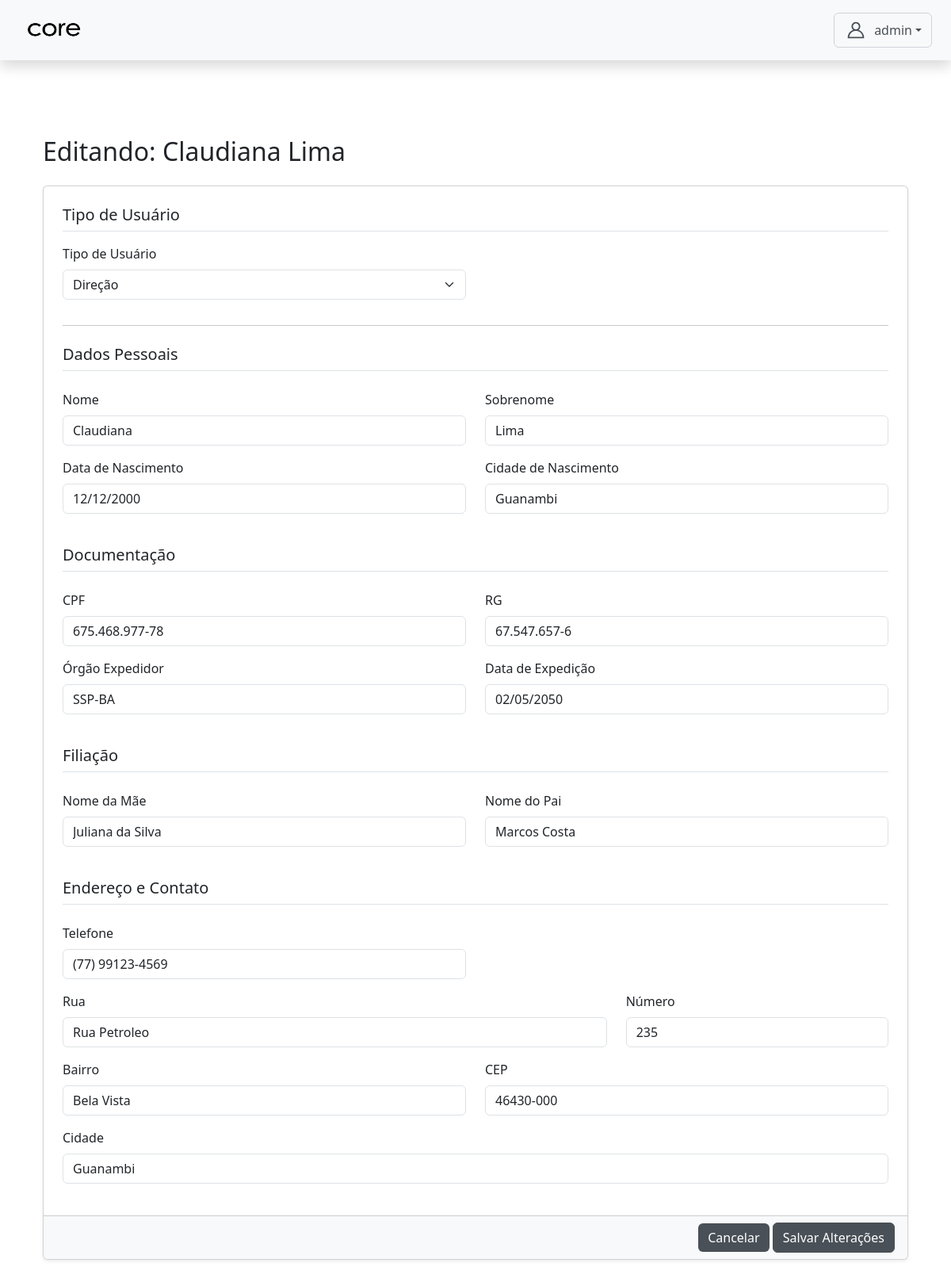
The page /autenticacao/admin/servidores/22/editar/ (signed in) on the database its author committed.
### core/models.py (models this page shows, shortened)
class CustomUser(AbstractUser):
    TIPO_CHOICES = (
        ('admin', 'Admin'),
        ('professor', 'Professor'),
        ('aluno', 'Aluno'),
        ('servidor', 'Servidor'),
        ('direcao', 'Direção'), # <-- 'direcao' está correto
    )
    EIXO_CHOICES = (
        ('SAUDE', 'Eixo da Saúde'),
        ('GESTAO', 'Eixo de Gestão'),
    )
    tipo = models.CharField(max_length=10, choices=TIPO_CHOICES, default='admin')
    eixo = models.CharField(
        max_length=10,
        choices=EIXO_CHOICES,
        null=True,
        blank=True,
        help_text="Eixo ao qual o servidor pertence."
    )
    data_nascimento = models.DateField(null=True, blank=True)
    cpf = models.CharField(max_length=14, unique=True, null=True, blank=True)
    rg = models.CharField(max_length=12, unique=True, null=True, blank=True)
    orgao = models.CharField(max_length=10, null=True, blank=True)
    data_expedicao = models.DateField(null=True, blank=True)
    cidade_nascimento = models.CharField(max_length=100, null=True, blank=True)
    numero_matricula = models.CharField(max_length=20, unique=True, blank=True, null=True)
    nome_pai = models.CharField(max_length=150, blank=True, null=True)
    nome_mae = models.CharField(max_length=150, blank=True, null=True)
    responsavel_matricula = models.CharField(max_length=150, blank=True, null=True)
    endereco_rua = models.CharField(max_length=150, blank=True, null=True)
    endereco_numero = models.CharField(max_length=10, blank=True, null=True)
    endereco_bairro = models.CharField(max_length=100, blank=True, null=True)
    endereco_cidade = models.CharField(max_length=100, blank=True, null=True)
    endereco_cep = models.CharField(max_length=9, blank=True, null=True)
    telefone = models.CharField(max_length=15, blank=True, null=True)
    senha_temporaria = models.BooleanField(default=False)

### autenticacao/views.py (the view)
# urls.py: path('admin/servidores/<int:servidor_id>/editar/', views.editar_servidor, name='editar_servidor'),
@login_required
@role_required('admin')
def editar_servidor(request, servidor_id):
    servidor = get_object_or_404(CustomUser, id=servidor_id, tipo__in=['servidor', 'direcao'])
    if request.method == 'POST':
        form = ServidorCreateForm(request.POST, instance=servidor)
        if form.is_valid():
            tipo_usuario = form.cleaned_data['tipo_usuario']
            eixo = form.cleaned_data.get('eixo')
            user = form.save(commit=False)
            user.tipo = tipo_usuario
            if tipo_usuario == 'servidor':
                user.eixo = eixo
            else:
                user.eixo = None
            user.save()
            messages.success(request, "Dados atualizados com sucesso.")
            return redirect('gerenciar_servidores')
    else:
        initial_data = {'tipo_usuario': servidor.tipo}
        form = ServidorCreateForm(instance=servidor, initial=initial_data)
    context = {
        'form': form,
        'servidor': servidor,
    }
    return render(request, 'admin/servidor_crud/editar_servidor.html', context)

### autenticacao/forms.py (shortened to what this page needs)
class ServidorCreateForm(forms.ModelForm):
    TIPO_USUARIO_CHOICES = (
        ('', '---------'),
        ('servidor', 'Administrativo'),
        ('direcao', 'Direção'),
    )
    tipo_usuario = forms.ChoiceField(
        choices=TIPO_USUARIO_CHOICES,
        label="Tipo de Usuário",
        required=True
    )
    email = forms.EmailField(required=False, label="Email (Opcional)")
    class Meta:
        model = CustomUser
        fields = [
            'first_name', 'last_name', 'eixo', 'email', # 🎯 'email' adicionado
            'data_nascimento', 'cidade_nascimento', 'cpf', 'rg', 'orgao', 'data_expedicao',
            'nome_mae', 'nome_pai',
            'telefone', 'endereco_cep', 'endereco_cidade', 'endereco_bairro', 'endereco_rua', 'endereco_numero',
        ]
    def __init__(self, *args, **kwargs):
        super().__init__(*args, **kwargs)
        if 'eixo' in self.fields:
            self.fields['eixo'].required = False
        field_order = ['tipo_usuario', 'eixo', 'first_name', 'last_name', 'email', 'cpf', 'rg']
        self.order_fields(field_order)

### templates/admin/servidor_crud/editar_servidor.html (shortened to what this page needs)
{% extends 'base.html' %}
{% load static %}
{% load widget_tweaks %}
{% block content %}
<div class="container mt-5">
    <h2 class="mb-4">Editando: {{ servidor.get_full_name }}</h2>
    <form method="post">
        <div class="card shadow-sm">
            <div class="card-body p-4">
                <h5 class="card-title mb-3 border-bottom pb-2">Tipo de Usuário</h5>
                <div class="row">
                    <div class="col-md-6 mb-3">
                        <label class="form-label">{{ form.tipo_usuario.label }}</label>
                        {{ form.tipo_usuario|add_class:"form-select" }}
                    </div>
                </div>
                <hr>
                <h5 class="card-title my-4 border-bottom pb-2">Dados Pessoais</h5>
                <div class="row">
                    <div class="col-md-6 mb-3">
                        <label class="form-label">Nome</label>
                        {{ form.first_name|add_class:"form-control" }}
                    </div>
                    <div class="col-md-6 mb-3">
                        <label class="form-label">Sobrenome</label>
                        {{ form.last_name|add_class:"form-control" }}
                    </div>
                    <div class="col-md-6 mb-3">
                        <label class="form-label">Data de Nascimento</label>
                        {{ form.data_nascimento|add_class:"form-control"|attr:"id:id_data_nascimento" }}
                    </div>
                    <div class="col-md-6 mb-3">
                        <label class="form-label">Cidade de Nascimento</label>
                        {{ form.cidade_nascimento|add_class:"form-control" }}
                    </div>
                </div>
                <h5 class="card-title my-4 border-bottom pb-2">Documentação</h5>
                <div class="row">
                    <div class="col-md-6 mb-3">
                        <label class="form-label">CPF</label>
                        {{ form.cpf|add_class:"form-control" }}
                    </div>
                    <div class="col-md-6 mb-3">
                        <label class="form-label">RG</label>
                        {{ form.rg|add_class:"form-control" }}
                    </div>
                    <div class="col-md-6 mb-3">
                        <label class="form-label">Órgão Expedidor</label>
                        {{ form.orgao|add_class:"form-control" }}
                    </div>
                    <div class="col-md-6 mb-3">
                        <label class="form-label">Data de Expedição</label>
                        {{ form.data_expedicao|add_class:"form-control"|attr:"id:id_data_expedicao" }}
                    </div>
                </div>
                <h5 class="card-title my-4 border-bottom pb-2">Filiação</h5>
                <div class="row">
                    <div class="col-md-6 mb-3">
                        <label class="form-label">Nome da Mãe</label>
                        {{ form.nome_mae|add_class:"form-control" }}
                    </div>
                    <div class="col-md-6 mb-3">
                        <label class="form-label">Nome do Pai</label>
                        {{ form.nome_pai|add_class:"form-control" }}
                    </div>
                </div>
                <h5 class="card-title my-4 border-bottom pb-2">Endereço e Contato</h5>
                <div class="row">
                    <div class="col-md-6 mb-3">
                        <label class="form-label">Telefone</label>
                        {{ form.telefone|add_class:"form-control" }}
                    </div>
                    <div class="col-md-8 mb-3">
                        <label class="form-label">Rua</label>
                        {{ form.endereco_rua|add_class:"form-control" }}
                    </div>
                    <div class="col-md-4 mb-3">
                        <label class="form-label">Número</label>
                        {{ form.endereco_numero|add_class:"form-control" }}
                    </div>
                    <div class="col-md-6 mb-3">
                        <label class="form-label">Bairro</label>
                        {{ form.endereco_bairro|add_class:"form-control" }}
                    </div>
                    <div class="col-md-6 mb-3">
                        <label class="form-label">CEP</label>
                        {{ form.endereco_cep|add_class:"form-control" }}
                    </div>
                    <div class="col-md-12 mb-3">
                        <label class="form-label">Cidade</label>
                        {{ form.endereco_cidade|add_class:"form-control" }}
                    </div>
                </div>
            </div>
            <div class="card-footer bg-light text-end">
                <a href="{% url 'gerenciar_servidores' %}" class="btn btn-secondary">Cancelar</a>
                <button type="submit" class="btn btn-primary">Salvar Alterações</button>
            </div>
        </div>
    </form>
</div>
{% endblock content %}

### templates/base.html (shortened to what this page needs)
{% load static %}
<!DOCTYPE html>
<html lang="pt-br">
<head>
  <link rel="stylesheet" href="{% static 'css/bootstrap.min.css' %}" />
  <link rel="stylesheet" href="https://cdnjs.cloudflare.com/ajax/libs/font-awesome/5.15.4/css/all.min.css">
  <link rel="stylesheet" href="{% static 'css/style.css' %}" />
</head>
<body>
  <nav class="navbar navbar-light bg-light justify-content-between px-4 py-3 shadow">
    <span class="navbar-brand mb-0 h1">
      <img src="{%static 'assets/icon/core3.png'%}" width='100%' height='30px' class="me-2">
    </span>
    <div class="d-flex align-items-center">
      <div class="dropdown">
        <button class="btn btn-outline-secondary dropdown-toggle d-flex align-items-center" type="button" data-bs-toggle="dropdown">
        <span>{{ request.user.get_full_name|default:request.user.username }}</span>
      </button>
    </div>
  </div>
</nav>
  <main class="container py-5">
    {% block content %}
    {% endblock content %}
  </main>
</body>
</html>

### static/css/style.css (style rules this page uses)
:root { --bs-secondary: #495057; --bs-link-color: #495057; --bs-link-hover-color: #495057; --bs-code-color: #495057; --bs-primary-rgb: 180, 195, 205; --bs-dark-rgb: 73, 80, 87; --bs-danger-rgb: 188, 208, 199; --bs-info-rgb: 220, 53, 69; --bs-warning-rgb: 220, 53, 69; --bs-secondary-rgb: 73, 80, 87; --bs-black-rgb: 33, 37, 41; --bs-body-bg-rgb: 255, 106, 0; }
.btn-outline-secondary { --bs-btn-color: #495057; --bs-btn-border-color: #ced4da; --bs-btn-hover-color: #fff; --bs-btn-hover-bg: #495057; --bs-btn-hover-border-color: #495057; --bs-btn-focus-shadow-rgb: 206, 212, 218; --bs-btn-active-color: #fff; --bs-btn-active-bg: #495057; --bs-btn-active-border-color: #495057; --bs-btn-active-shadow: inset 0 3px 5px rgba(0, 0, 0, 0.125); --bs-btn-disabled-color: #495057; --bs-btn-disabled-bg: transparent; --bs-btn-disabled-border-color: #495057; --bs-gradient: none; }
.btn-secondary { --bs-btn-color: #fff; --bs-btn-bg: #495057; --bs-btn-border-color: #ff6495057a00; --bs-btn-hover-color: #fff; --bs-btn-hover-bg: #495057; --bs-btn-hover-border-color: #495057; --bs-btn-focus-shadow-rgb: 206, 212, 218; --bs-btn-active-color: #fff; --bs-btn-active-bg: #495057; --bs-btn-active-border-color: #495057; --bs-btn-active-shadow: inset 0 3px 5px rgba(0, 0, 0, 0.125); --bs-btn-disabled-color: #fff; --bs-btn-disabled-bg: #495057; --bs-btn-disabled-border-color: #495057; }
.btn-primary { --bs-btn-color: #fff; --bs-btn-bg: #495057; --bs-btn-border-color: #495057; --bs-btn-hover-color: #fff; --bs-btn-hover-bg: #495057; --bs-btn-hover-border-color: #495057; --bs-btn-focus-shadow-rgb: 206, 212, 218; --bs-btn-active-color: #fff; --bs-btn-active-bg: #495057; --bs-btn-active-border-color: #495057; --bs-btn-active-shadow: inset 0 3px 5px rgba(0, 0, 0, 0.125); --bs-btn-disabled-color: #fff; --bs-btn-disabled-bg: #495057; --bs-btn-disabled-border-color: #495057; }

### rows shown on the page
CustomUser: user.get_full_name "admin"
CustomUser: get_full_name "Claudiana Lima", first_name "Claudiana", last_name "Lima", data_nascimento "12/12/2000", cidade_nascimento "Guanambi", cpf "675.468.977-78", rg "67.547.657-6", orgao "SSP-BA", data_expedicao "02/05/2050", nome_mae "Juliana da Silva", nome_pai "Marcos Costa", telefone "(77) 99123-4569", endereco_rua "Rua Petroleo", endereco_numero "235", endereco_bairro "Bela Vista", endereco_cep "46430-000", endereco_cidade "Guanambi"
